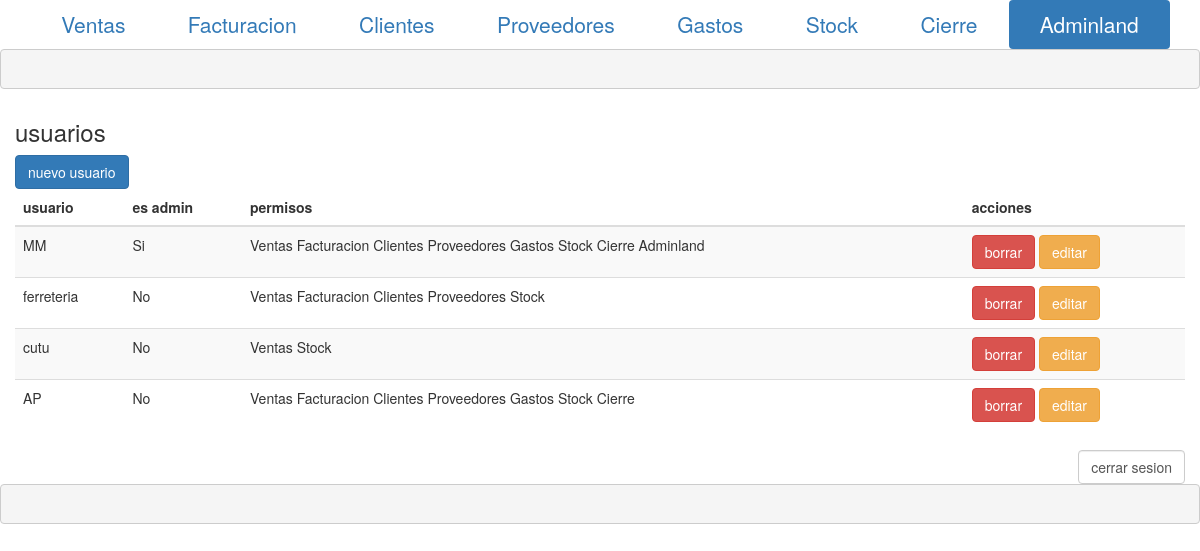
The app's page /index.php?c=adminland (signed in) with its own data.
### tables this page shows
CREATE TABLE `usuario` (
  `id` int(10) unsigned NOT NULL AUTO_INCREMENT,
  `nombre` varchar(10) NOT NULL,
  `password` varchar(22) NOT NULL,
  `tipo` tinyint(1) unsigned NOT NULL DEFAULT '1',
  `permisos` varchar(255) DEFAULT NULL,
  PRIMARY KEY (`id`)
);

### modulos/adminland.php (the view, shortened to what this page needs)
<?php
$usuarios_qry = "select * from usuario;";
$usuarios = mysqli_query($cnx, $usuarios_qry);
?>
<pre>
</pre>
<div class=container>
    <div class="usuarios" id="usuarios">
        <div class="row">
            <h3>usuarios</h3>
            <a data-toggle="modal" data-target="#modal" href="#" id="new_user_btn" class='btn btn-primary'>nuevo usuario</a>
        </div>
    </div>
</div>
<div class="container">
    <div class="row">
        <table class="table table-striped">
            <thead>
                <tr>
                    <th>usuario</th>
                    <th>es admin</th>
                    <th>permisos</th>
                    <th>acciones</th>
                </tr>
            </thead>
            <tbody>
                <?php
                while ($usuario = mysqli_fetch_assoc($usuarios)) {
                ?>
                    <tr>
                        <td><?=$usuario['nombre']?></td>
                        <td><?=($usuario['tipo'])?'Si':'No'?></td>
                        <td><?=ucwords(str_replace(',',' ',$usuario['permisos']))?></td>
                        <td>
                            <a data-toggle="modal" data-target="#modal" href="#" onclick='usuarioDel(<?php echo $usuario['id']?>)' class='btn btn-danger'>borrar</a>
                            <a data-toggle="modal" data-target="#modal" href="#" onclick='usuarioEditar(<?php echo $usuario['id']?>)' class='btn btn-warning'>editar</a>
                        </td>
                    </tr>
                <?php
                };
                ?>
            </tbody>
        </table>
    </div>
</div>

### css/mi.css (style rules this page uses)
body { width: 100%; overflow-x: hide; }

### records on screen
usuario: nombre "MM", tipo "Si", permisos "Ventas Facturacion Clientes Proveedores Gastos Stock Cierre Adminland"
usuario: nombre "ferreteria", tipo "No", permisos "Ventas Facturacion Clientes Proveedores Stock"
usuario: nombre "cutu", tipo "No", permisos "Ventas Stock"
usuario: nombre "AP", tipo "No", permisos "Ventas Facturacion Clientes Proveedores Gastos Stock Cierre"

### other values on screen
$valor "Ventas"
$valor "Facturacion"
$valor "Clientes"
$valor "Proveedores"
$valor "Gastos"
$valor "Stock"
$valor "Cierre"
$valor "Adminland"
